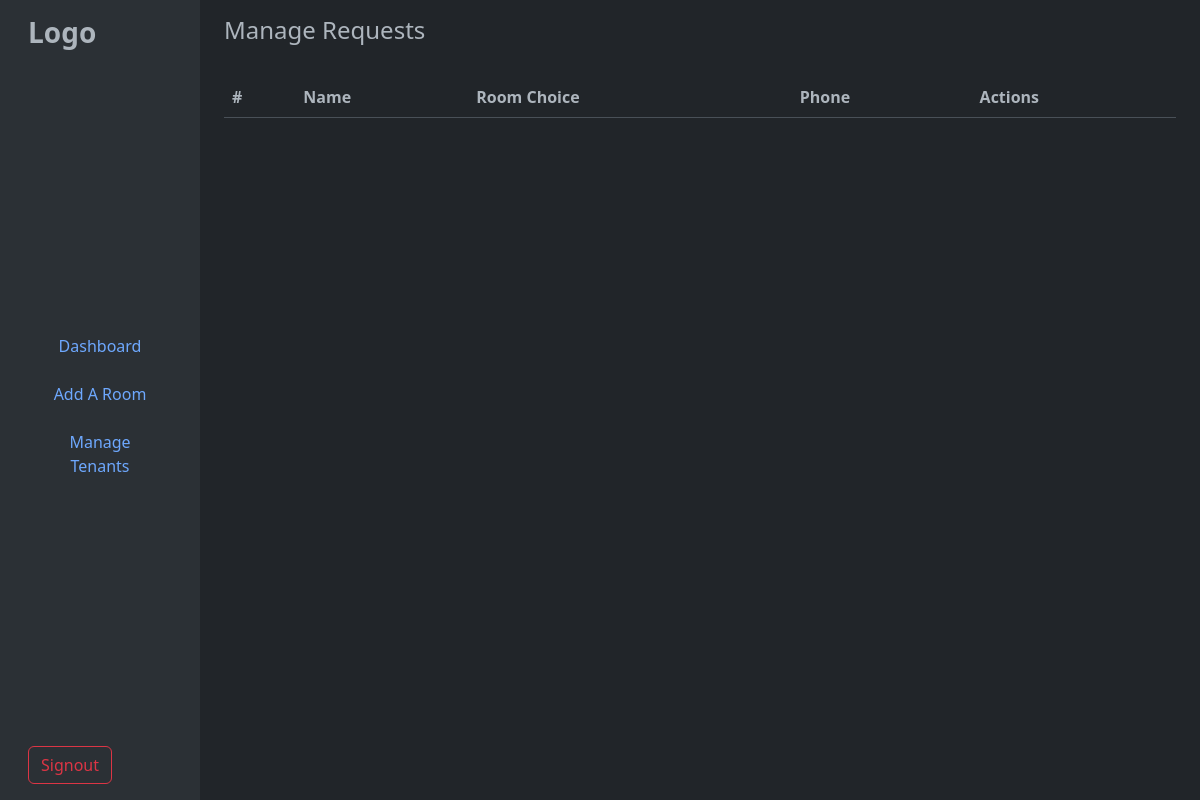
/seeapps (signed in), run on an earlier commit of the app's database.
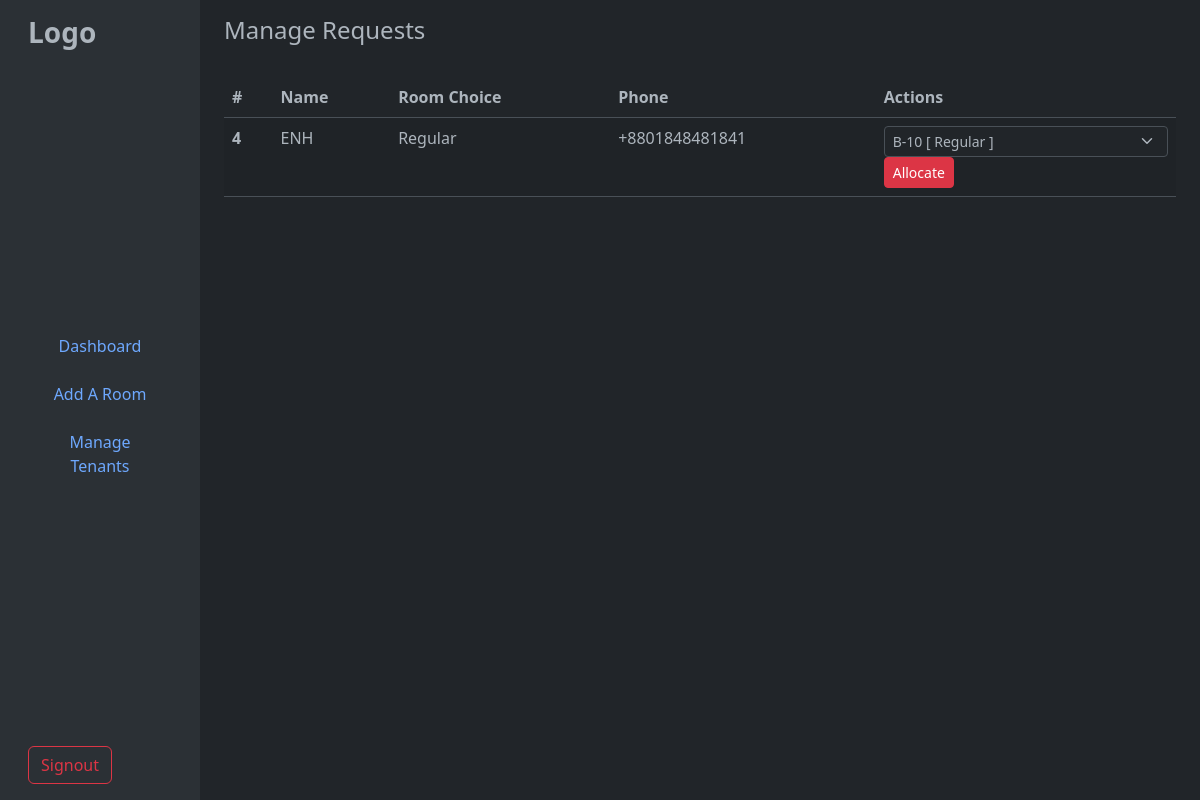
And on a later commit of the database.
### tables this page shows
CREATE TABLE "joinReqs" (
	"requestID"	INTEGER,
	"Name"	TEXT, "roomChoice" TEXT, username TEXT, password TEXT, phone TEXT,
	PRIMARY KEY("requestID" AUTOINCREMENT)
);

### app.py (the view)
@app.route('/seeapps', methods=['GET', 'POST'])
def seeApps():
    if session['user']=='admin':
        if request.method == 'POST':
            req_id = request.form['req_id']
            room_id = request.form['room_id']
            name = request.form['name']
            phone = request.form['phone']
            username = request.form['username']
            password = request.form['password']
            allocateUser(username, password, req_id, phone, room_id, name)
            return redirect(url_for('seeApps'))
        else:
            data = getJoinReqs()
            available_rooms = getAvailableRooms()
            return render_template('applications.html', data=data, available_rooms=available_rooms)
    else:
        return redirect(url_for('customer'))

### database/admin.py (called while the page is built)
def dbConnect():
    return sqlite3.connect('database/main.db')

def getJoinReqs():
    connection = dbConnect()
    cursor = connection.cursor()
    cursor.execute(f"SELECT * FROM joinReqs")
    result = cursor.fetchall()
    connection.close()
    return result

def getAvailableRooms():
    connection = dbConnect()
    cursor = connection.cursor()
    cursor.execute(f"SELECT * FROM Rooms WHERE status='Available'")
    result = cursor.fetchall()
    connection.close()
    return result

### templates/applications.html (shortened to what this page needs)
{% extends "adminbase.html" %}
{% block content %}
<main class="col-md-9 bg-dark ms-sm-auto col-lg-10 px-md-4">
  <div class="d-flex justify-content-between flex-wrap flex-md-nowrap align-items-center pt-3 pb-2 mb-3">
    <h1 class="h4">Manage Requests</h1>
  </div>
  <div class="table-responsive">
    <table class="table table-striped table-hover">
      <thead>
        <tr>
          <th scope="col">#</th>
          <th scope="col">Name</th>
          <th scope="col">Room Choice</th>
          <th scope="col">Phone</th>
          <th scope="col">Actions</th>
        </tr>
      </thead>
      <tbody>
        {%for i in data%}
        <tr>
          <th scope="row">{{i[0]}}</th>
          <td>{{i[1]}}</td>
          <td>{{i[2]}}</td>
          <td>{{i[5]}}</td>
          <td>
              <form action="/seeapps" method="POST" style="display:inline;">
                <select name="room_id" class="form-select form-select-sm" required>
                  {% for room in available_rooms %}
                    <option value="{{ room[0] }}">{{ room[1] }} [ {{room[2]}} ]</option>
                  {% endfor %}
                </select>
                  <button class="btn btn-sm btn-danger" type="submit">Allocate</button>
              </form>
          </td>
        </tr>
        {%endfor%}
      </tbody>
    </table>
  </div>
</main>
{% endblock %}

### templates/adminbase.html (shortened to what this page needs)
{% extends "base.html" %}
{% block nav %}
<div class="container-fluid">
    <div class="row">
        <nav class="col-md-3 col-lg-2 d-md-block bg-body-tertiary sidebar">
            <div class="d-flex flex-column flex-wrap justify-content-between vh-100 p-3">
                <div class="logo-section">
                    <h3 class="fw-bold mb-4">Logo</h3>
                </div>
                <div class="link-section">
                    <ul class="nav flex-column justify-content-center">
                        <li class="nav-item mb-2">
                            <a class="nav-link btn btn-outline-secondary w-100" href="/admin">Dashboard</a>
                        </li>
                        <li class="nav-item mb-2">
                            <a class="nav-link btn btn-outline-secondary w-100" href="/rooms">Add A Room</a>
                        </li>
                        <li class="nav-item mb-2">
                            <a class="nav-link btn btn-outline-secondary w-100" href="/tenants">Manage Tenants</a>
                        </li>
                    </ul>
                </div>
                <div class="signout">
                    <a href="/logout" type="submit" class="btn btn-outline-danger">Signout</a>
                </div>
            </div>
        </nav>
        {% block content %}
        {% endblock %}
    </div>
</div>
{% endblock %}

### templates/base.html (shortened to what this page needs)
<!DOCTYPE html>
<html lang="en" data-bs-theme="dark">
<head>
    <link href="https://cdn.jsdelivr.net/npm/bootstrap@5.3.0-alpha3/dist/css/bootstrap.min.css" rel="stylesheet">
</head>
<body>
    {% block nav %}
    {% endblock %}
</body>
</html>

What changed in the data, as far as the page shows it:
added joinReqs: requestID "4", Name "ENH", roomChoice "Regular", phone "+8801848481841"
